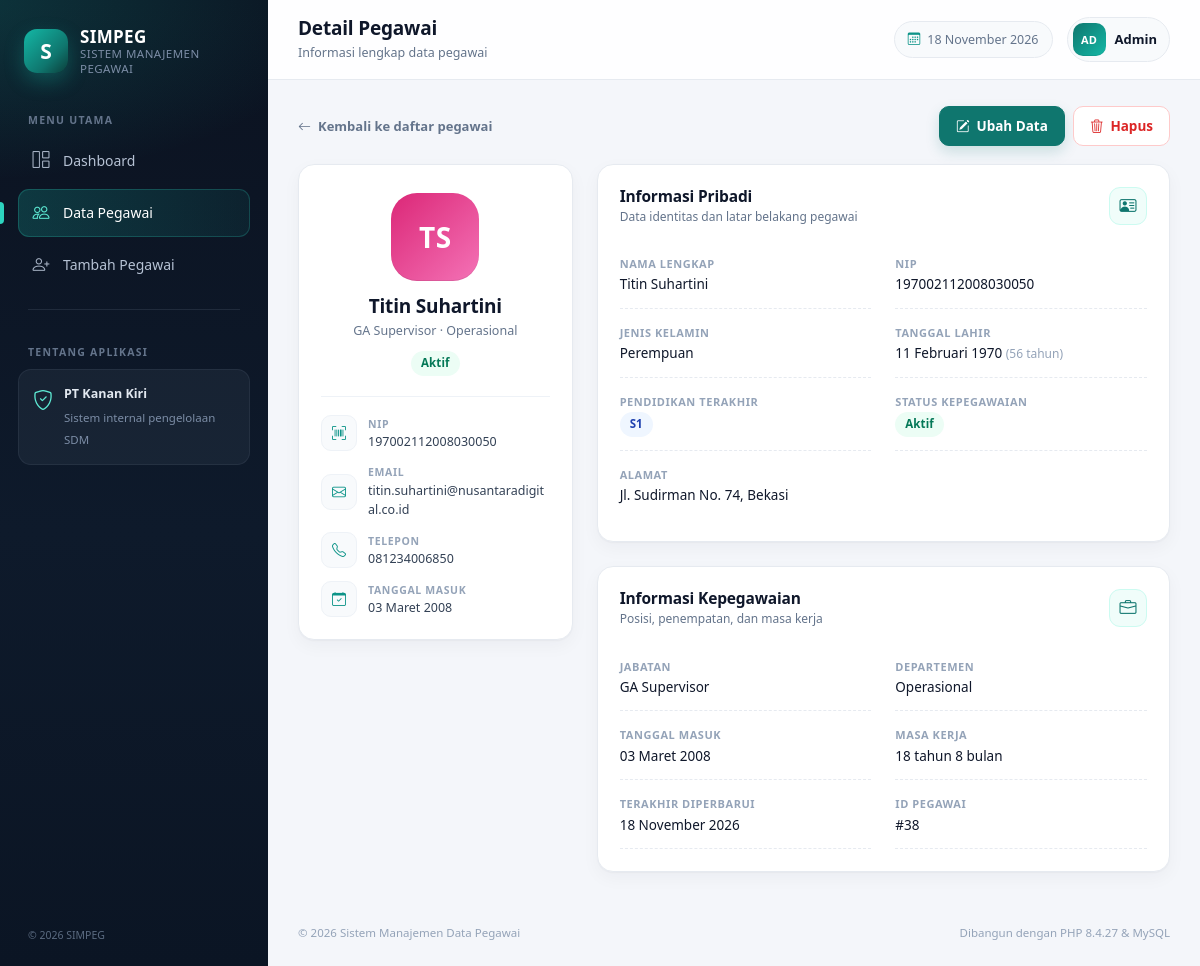
Page /public/employees/show.php?id=38 on the committed database.
### tables this page shows
CREATE TABLE IF NOT EXISTS `employees` (
    `id`                  INT UNSIGNED NOT NULL AUTO_INCREMENT,
    `nip`                 VARCHAR(20)  NOT NULL,
    `nama`                VARCHAR(100) NOT NULL,
    `jenis_kelamin`       ENUM('L', 'P') NOT NULL,
    `tanggal_lahir`       DATE NOT NULL,
    `pendidikan_terakhir` ENUM('SMA/SMK', 'D3', 'S1', 'S2', 'S3') NOT NULL,
    `jabatan`             VARCHAR(100) NOT NULL,
    `departemen`          VARCHAR(50)  NOT NULL,
    `email`               VARCHAR(100) NOT NULL,
    `telepon`             VARCHAR(20)  NOT NULL,
    `alamat`              VARCHAR(255) NULL,
    `tanggal_masuk`       DATE NOT NULL,
    `status`              ENUM('Aktif', 'Cuti', 'Nonaktif') NOT NULL DEFAULT 'Aktif',
    `created_at`          TIMESTAMP NOT NULL DEFAULT CURRENT_TIMESTAMP,
    `updated_at`          TIMESTAMP NOT NULL DEFAULT CURRENT_TIMESTAMP ON UPDATE CURRENT_TIMESTAMP,
    PRIMARY KEY (`id`),
    UNIQUE KEY `uq_employees_nip` (`nip`),
    UNIQUE KEY `uq_employees_email` (`email`),
    KEY `idx_employees_nama` (`nama`),
    KEY `idx_employees_gender` (`jenis_kelamin`),
    KEY `idx_employees_education` (`pendidikan_terakhir`),
    KEY `idx_employees_status` (`status`),
    KEY `idx_employees_masuk` (`tanggal_masuk`)
);

### src/helpers.php (called while the page is built, shortened)
<?php
function config(?string $path = null, mixed $default = null): mixed
{
    static $config = null;
    if ($config === null) {
        $config = require APP_ROOT . '/config/config.php';
    }
    $value = $config;
    foreach (explode('.', $path) as $segment) {
        $value = $value[$segment];
    }
    return $value;
}
function e(mixed $value): string
{
    return htmlspecialchars((string) $value, ENT_QUOTES, 'UTF-8');
}
function url(string $path = ''): string
{
    $path = ltrim($path, '/');
    return BASE_URL . '/' . $path;
}
function format_date_id(?string $date): string
{
    try {
        $parsed = new DateTime($date);
    } catch (Exception) {
        return '-';
    }
    $months = [
        1 => 'Januari', 'Februari', 'Maret', 'April', 'Mei', 'Juni',
        'Juli', 'Agustus', 'September', 'Oktober', 'November', 'Desember',
    ];
    return $parsed->format('d') . ' ' . $months[(int) $parsed->format('n')] . ' ' . $parsed->format('Y');
}
function valid_date(string $date): bool{
    $parsed = DateTime::createFromFormat('!Y-m-d', $date);
    return $parsed !== false && $parsed->format('Y-m-d') === $date;
}
function age_from_birthdate(?string $birthdate): ?int
{
    $birth = new DateTime($birthdate);
    $today = new DateTime('today');
    return $birth <= $today ? $birth->diff($today)->y : null;
}
function initial_from_name(string $name): string
{
    $parts = preg_split('/\s+/', trim($name)) ?: [];
    $initial = '';
    foreach ($parts as $part) {
        if ($part !== '') {
            $initial .= mb_strtoupper(mb_substr($part, 0, 1));
        }
        if (mb_strlen($initial) >= 2) {
            break;
        }
    }
    return $initial !== '' ? $initial : '?';
}
function status_badge_class(string $status): string
{
    return match ($status) {
        'Aktif'   => 'badge-soft-success',
        'Cuti'    => 'badge-soft-warning',
        'Nonaktif'=> 'badge-soft-secondary',
        default   => 'badge-soft-secondary',
    };
}
function education_badge_class(string $education): string
{
    return match ($education) {
        'S3'      => 'badge-soft-purple',
        'S2'      => 'badge-soft-indigo',
        'S1'      => 'badge-soft-primary',
        'D3'      => 'badge-soft-teal',
        default   => 'badge-soft-secondary',
    };
}

### config/config.php (called while the page is built)
<?php
return [
    'app' => [
        'name'        => 'SIMPEG',
        'full_name'   => 'Sistem Manajemen Data Pegawai',
        'company'     => 'PT Kanan Kiri',
        'timezone'    => 'Asia/Jakarta',
        'per_page'    => 10,
        'debug'       => filter_var(getenv('APP_DEBUG') ?: 'true', FILTER_VALIDATE_BOOLEAN),
    ],
    'db' => [
        'host'    => getenv('DB_HOST') ?: '127.0.0.1',
        'port'    => getenv('DB_PORT') ?: '3306',
        'name'    => getenv('DB_NAME') ?: 'simpeg_ujikom',
        'user'    => getenv('DB_USER') ?: 'root',
        'pass'    => getenv('DB_PASS') ?: '',
        'charset' => 'utf8mb4',
    ],
];

### src/Database.php (called while the page is built, shortened)
<?php
final class Database
{
    private static ?PDO $connection = null;
    public static function connection(): PDO
    {
        $config = config('db');
        $dsn = sprintf(
            'mysql:host=%s;port=%s;dbname=%s;charset=%s',
            $config['host'],
            $config['port'],
            $config['name'],
            $config['charset']
        );
        try {
            self::$connection = new PDO($dsn, $config['user'], $config['pass'], [
                PDO::ATTR_ERRMODE            => PDO::ERRMODE_EXCEPTION,
                PDO::ATTR_DEFAULT_FETCH_MODE => PDO::FETCH_ASSOC,
                PDO::ATTR_EMULATE_PREPARES   => false,
            ]);
        } catch (PDOException $exception) {
            throw new RuntimeException(
                'Koneksi database gagal. Pastikan MySQL berjalan dan database "' . $config['name'] .
                '" sudah dibuat dengan menjalankan: php database/install.php. Detail: ' . $exception->getMessage(),
                0,
                $exception
            );
        }
        return self::$connection;
    }
}

### src/EmployeeRepository.php (called while the page is built, shortened)
<?php
final class EmployeeRepository
{
    public function find(int $id): ?array
    {
        $statement = $this->pdo->prepare('SELECT ' . self::SELECT_COLUMNS . ' FROM employees WHERE id = :id LIMIT 1');
        $statement->execute([':id' => $id]);
        $employee = $statement->fetch();
        return $employee === false ? null : $employee;
    }
}

### src/EmployeeOptions.php (called while the page is built, shortened)
<?php
final class EmployeeOptions
{
    public static function genderLabel(string $value): string
    {
        return self::GENDERS[$value] ?? $value;
    }
}

### public/employees/show.php (the view, shortened to what this page needs)
<?php
$repository = new EmployeeRepository(Database::connection());
$id = filter_input(INPUT_GET, 'id', FILTER_VALIDATE_INT);
$employee = $repository->find((int) $id);
$age = age_from_birthdate($employee['tanggal_lahir']);
$joinDate  = new DateTime($employee['tanggal_masuk']);
$today     = new DateTime('today');
$tenure    = $joinDate->diff($today);
$masaKerja = $joinDate <= $today
    ? $tenure->y . ' tahun ' . $tenure->m . ' bulan'
    : '-';
?>
<?php require dirname(__DIR__) . '/partials/header.php'; ?>
<div class="detail-toolbar">
    <a href="<?= e(url('employees/index.php')) ?>" class="back-link">
        <i class="bi bi-arrow-left"></i> Kembali ke daftar pegawai
    </a>
    <div class="detail-actions">
        <a href="<?= e(url('employees/edit.php?id=' . (int) $employee['id'])) ?>" class="btn btn-brand">
            <i class="bi bi-pencil-square"></i> Ubah Data
        </a>
        <button type="button" class="btn btn-outline-danger"
                data-bs-toggle="modal" data-bs-target="#deleteModal"
                data-delete-id="<?= (int) $employee['id'] ?>"
                data-delete-name="<?= e($employee['nama']) ?>"
                data-delete-nip="<?= e($employee['nip']) ?>">
            <i class="bi bi-trash3"></i> Hapus
        </button>
    </div>
</div>
<div class="row g-3 g-xl-4">
    <div class="col-lg-4">
        <article class="panel profile-card">
            <span class="avatar avatar-xl avatar-<?= $employee['jenis_kelamin'] === 'L' ? 'blue' : 'pink' ?>">
                <?= e(initial_from_name($employee['nama'])) ?>
            </span>
            <h2 class="profile-name"><?= e($employee['nama']) ?></h2>
            <p class="profile-role"><?= e($employee['jabatan']) ?> &middot; <?= e($employee['departemen']) ?></p>
            <span class="badge <?= e(status_badge_class($employee['status'])) ?>"><?= e($employee['status']) ?></span>
            <div class="profile-contact">
                <div class="contact-row">
                    <span class="contact-icon"><i class="bi bi-upc-scan"></i></span>
                    <div>
                        <span class="contact-label">NIP</span>
                        <span class="contact-value"><?= e($employee['nip']) ?></span>
                    </div>
                </div>
                <div class="contact-row">
                    <span class="contact-icon"><i class="bi bi-envelope"></i></span>
                    <div>
                        <span class="contact-label">Email</span>
                        <a class="contact-value" href="mailto:<?= e($employee['email']) ?>"><?= e($employee['email']) ?></a>
                    </div>
                </div>
                <div class="contact-row">
                    <span class="contact-icon"><i class="bi bi-telephone"></i></span>
                    <div>
                        <span class="contact-label">Telepon</span>
                        <a class="contact-value" href="tel:<?= e($employee['telepon']) ?>"><?= e($employee['telepon']) ?></a>
                    </div>
                </div>
                <div class="contact-row">
                    <span class="contact-icon"><i class="bi bi-calendar-check"></i></span>
                    <div>
                        <span class="contact-label">Tanggal Masuk</span>
                        <span class="contact-value"><?= e(format_date_id($employee['tanggal_masuk'])) ?></span>
                    </div>
                </div>
            </div>
        </article>
    </div>
    <div class="col-lg-8">
        <article class="panel">
            <header class="panel-head">
                <div>
                    <h3>Informasi Pribadi</h3>
                    <p>Data identitas dan latar belakang pegawai</p>
                </div>
                <span class="panel-icon"><i class="bi bi-person-vcard"></i></span>
            </header>
            <div class="detail-grid">
                <div class="detail-item">
                    <span class="detail-label">Nama Lengkap</span>
                    <span class="detail-value"><?= e($employee['nama']) ?></span>
                </div>
                <div class="detail-item">
                    <span class="detail-label">NIP</span>
                    <span class="detail-value"><?= e($employee['nip']) ?></span>
                </div>
                <div class="detail-item">
                    <span class="detail-label">Jenis Kelamin</span>
                    <span class="detail-value"><?= e(EmployeeOptions::genderLabel($employee['jenis_kelamin'])) ?></span>
                </div>
                <div class="detail-item">
                    <span class="detail-label">Tanggal Lahir</span>
                    <span class="detail-value">
                        <?= e(format_date_id($employee['tanggal_lahir'])) ?>
                        <?php if ($age !== null): ?>
                            <span class="detail-hint">(<?= (int) $age ?> tahun)</span>
                        <?php endif; ?>
                    </span>
                </div>
                <div class="detail-item">
                    <span class="detail-label">Pendidikan Terakhir</span>
                    <span class="detail-value">
                        <span class="badge <?= e(education_badge_class($employee['pendidikan_terakhir'])) ?>">
                            <?= e($employee['pendidikan_terakhir']) ?>
                        </span>
                    </span>
                </div>
                <div class="detail-item">
                    <span class="detail-label">Status Kepegawaian</span>
                    <span class="detail-value">
                        <span class="badge <?= e(status_badge_class($employee['status'])) ?>">
                            <?= e($employee['status']) ?>
                        </span>
                    </span>
                </div>
                <div class="detail-item detail-item-full">
                    <span class="detail-label">Alamat</span>
                    <span class="detail-value">
                        <?= $employee['alamat'] ? e($employee['alamat']) : '<span class="text-muted">Belum diisi</span>' ?>
                    </span>
                </div>
            </div>
        </article>
        <article class="panel mt-3 mt-xl-4">
            <header class="panel-head">
                <div>
                    <h3>Informasi Kepegawaian</h3>
                    <p>Posisi, penempatan, dan masa kerja</p>
                </div>
                <span class="panel-icon"><i class="bi bi-briefcase"></i></span>
            </header>
            <div class="detail-grid">
                <div class="detail-item">
                    <span class="detail-label">Jabatan</span>
                    <span class="detail-value"><?= e($employee['jabatan']) ?></span>
                </div>
                <div class="detail-item">
                    <span class="detail-label">Departemen</span>
                    <span class="detail-value"><?= e($employee['departemen']) ?></span>
                </div>
                <div class="detail-item">
                    <span class="detail-label">Tanggal Masuk</span>
                    <span class="detail-value"><?= e(format_date_id($employee['tanggal_masuk'])) ?></span>
                </div>
                <div class="detail-item">
                    <span class="detail-label">Masa Kerja</span>
                    <span class="detail-value"><?= e($masaKerja) ?></span>
                </div>
                <div class="detail-item">
                    <span class="detail-label">Terakhir Diperbarui</span>
                    <span class="detail-value">
                        <?= e(format_date_id(substr((string) $employee['updated_at'], 0, 10))) ?>
                    </span>
                </div>
                <div class="detail-item">
                    <span class="detail-label">ID Pegawai</span>
                    <span class="detail-value">#<?= (int) $employee['id'] ?></span>
                </div>
            </div>
        </article>
    </div>
</div>
<?php require dirname(__DIR__) . '/partials/footer.php'; ?>

### rows in the picture
employees: nama "TS", nama "Titin Suhartini", jabatan "GA Supervisor", departemen "Operasional", status "Aktif", nip "197002112008030050", email "titin.suhartini@nusantaradigital.co.id", telepon "081234006850", tanggal_masuk "03 Maret 2008", jenis_kelamin "Perempuan", tanggal_lahir "11 Februari 1970", tanggal_lahir "56", pendidikan_terakhir "S1", alamat "Jl. Sudirman No. 74, Bekasi", tanggal_masuk "18 tahun 8 bulan", updated_at "18 November 2026", id "38"

### other values in the picture
config('app.name') "SIMPEG"
$item['label'] "Dashboard"
$item['label'] "Data Pegawai"
$item['label'] "Tambah Pegawai"
config('app.company') "PT Kanan Kiri"
$pageTitle "Detail Pegawai"
$pageSubtitle "Informasi lengkap data pegawai"
$todayLabel "18 November 2026"
config('app.full_name') "Sistem Manajemen Data Pegawai"
PHP_VERSION "8.4.27"
